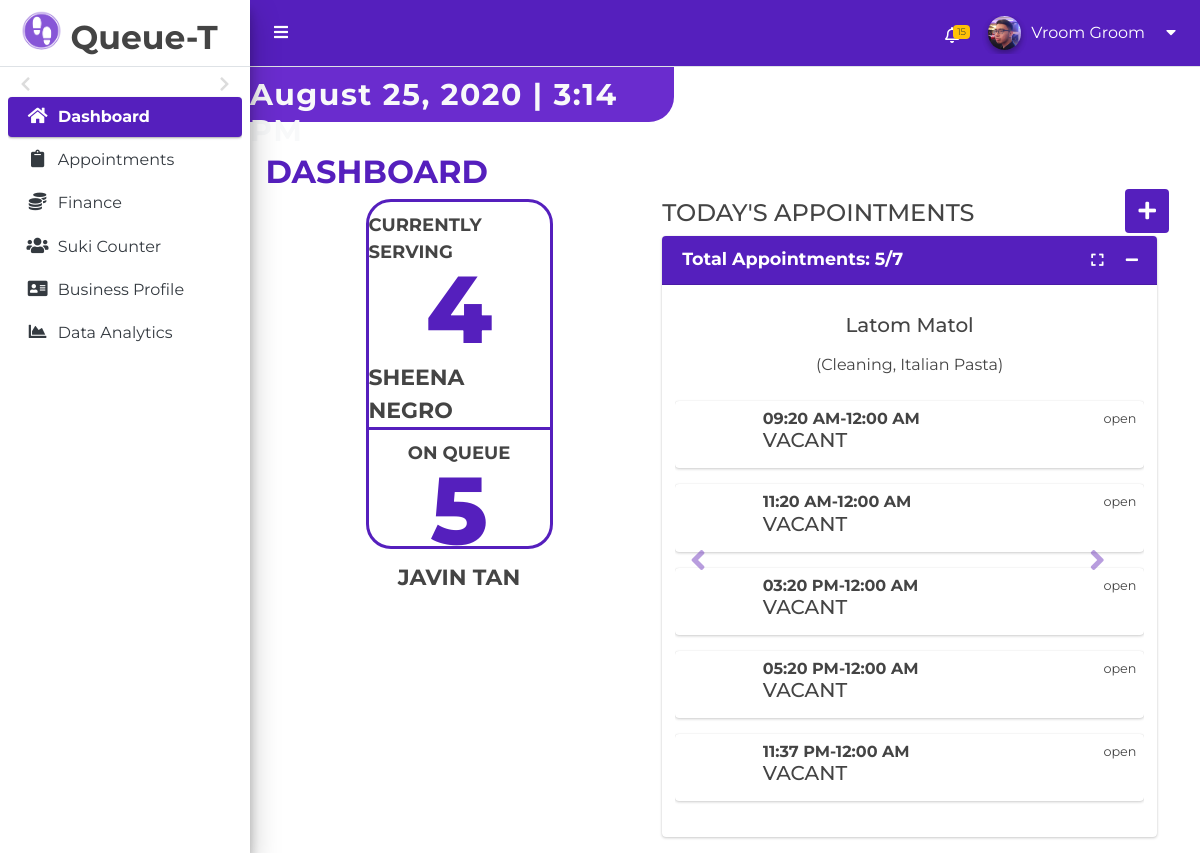
The page /Web/php/dashboard.php (signed in) on the database its author committed.
### tables this page shows
CREATE TABLE BUSINESS(
	businessID INT PRIMARY KEY AUTO_INCREMENT,
    businessName VARCHAR(50) UNIQUE NOT NULL,
    userID INT,
	FOREIGN KEY (userID) REFERENCES USER(userID) 
		ON DELETE SET NULL 
		ON UPDATE SET NULL,
	businessHoursID INT,
    FOREIGN KEY (businessHoursID) REFERENCES BUSINESS_HOURS (businessHoursID) 
		ON DELETE SET NULL 
        ON UPDATE CASCADE,
	businessCategoryID INT,
    FOREIGN KEY (businessCategoryID) REFERENCES BUSINESS_CATEGORY(businessCategoryID)
		ON DELETE SET NULL 
		ON UPDATE CASCADE,
	serviceCategoryID INT,
    FOREIGN KEY (serviceCategoryID) REFERENCES SERVICE_CATEGORY(serviceCategoryID)
		ON DELETE SET NULL 
		ON UPDATE CASCADE,
	address VARCHAR(50) NOT NULL,
    email VARCHAR(50) NOT NULL,
	contactNum VARCHAR(15) NOT NULL,
    description VARCHAR(255),
    createdAt TIMESTAMP NOT NULL,
    updatedAt TIMESTAMP NOT NULL
);

CREATE TABLE WORKER(
	workerID INT PRIMARY KEY AUTO_INCREMENT,
	firstName VARCHAR(50),
	lastName VARCHAR(50),

	createdAt TIMESTAMP NOT NULL,
	updatedAt TIMESTAMP NOT NULL
);

CREATE TABLE SCHEDULE(
	scheduleID INT PRIMARY KEY AUTO_INCREMENT,
    workerID INT,
	FOREIGN KEY (workerID) REFERENCES WORKER (workerID)
		ON DELETE SET NULL ON UPDATE CASCADE,
	date DATE,
	timeStart TIME,
	timeEnd TIME,

	isOpen BOOL,  
	createdAt TIMESTAMP NOT NULL,
	updatedAt TIMESTAMP NOT NULL
);

### Web/php/dashboard.php (the view, shortened to what this page needs)
<?php
require_once "pdo-conn.php";
$businessID = $_SESSION["businessID"];
?>
<!DOCTYPE html>
<html lang="en">
<head>
  <link rel="stylesheet" href="..\plugins\fontawesome-free\css\all.min.css">
  <link rel="stylesheet" href="..\css\adminlte.min.css">
  <link rel="stylesheet" href="..\css\qt-web.css">
  <link rel="stylesheet" href="..\css\qt-web3.css">
</head>
<body class="hold-transition sidebar-mini layout-fixed layout-navbar-fixed" style="height:auto;">
  <div class="wrapper">
    <?php include("layout/navbar.php"); ?>
    <aside class="main-sidebar sidebar-light-primary elevation-4">
      <a href="#" class="brand-link pb-1">
        <img src="..\resources\Q-t-logo.png" alt="AdminLTE Logo" class="brand-image img-circle" style="opacity: .8">
        <span class="brand-text font-weight-light font-weight-bold">Queue-T</span>
      </a>
      <div class="sidebar">
        <nav class="mt-2">
          <ul class="nav nav-pills nav-sidebar flex-column" data-widget="treeview" role="menu" data-accordion="false">
            <li class="nav-item mt-2" id="calendar-treeview">
              <div class="calendar  calendar-first" id="calendar_first">
                <div class="calendar_header">
                  <button class="switch-month switch-left"> <i class="fa fa-chevron-left"></i></button>
                  <button class="switch-month switch-right"> <i class="fa fa-chevron-right"></i></button>
                </div>
              </div>
            </li>
            <li class="nav-item">
              <a href="#" class="nav-link active">
                <i class="nav-icon fas fa fa-home"></i>
                <p>
                  Dashboard
                </p>
              </a>
            </li>
            <li class="nav-item">
              <a href="appointment.php" class="nav-link">
                <i class="nav-icon fas fa-clipboard"></i>
                <p>
                  Appointments
                </p>
              </a>
            </li>
            <li class="nav-item">
              <a href="finance.php" class="nav-link">
                <i class="nav-icon fas fa-coins"></i>
                <p>
                  Finance
                </p>
              </a>
            </li>
            <li class="nav-item">
              <a href="suki-counter.php" class="nav-link">
                <i class="nav-icon fas fa-users"></i>
                <p>
                  Suki Counter
                </p>
              </a>
            </li>
            <li class="nav-item">
              <a href="business-profiling.php" class="nav-link">
                <i class="nav-icon fas fa-address-card"></i>
                <p>
                  Business Profile
                </p>
              </a>
            </li>
            <li class="nav-item">
              <a href="data-analytics.php" class="nav-link">
                <i class="nav-icon fas fa-chart-area"></i>
                <p>
                  Data Analytics
                </p>
              </a>
            </li>
          </ul>
        </nav>
      </div>
    </aside>
    <div class="content-wrapper">
      <div class="content-header pl-0">
        <div class="container-fluid">
          <div class="row mb-2">
            <div class="col-sm-x3 ml-0 pl-0 background-design">
              <h1 class="m-0 text-light font-weight-bold d-flex justify-content-center" id="dashboardDateView"></h1>
            </div>
          </div>
        </div>
      </div>
      <section class="content mt-2">
        <div class="container-fluid">
          <div class="row ml-5">
            <h2 class="uppercase font-weight-bold">Dashboard</h2>
          </div>
          <div class="row">
            <section class="col-lg-5 connectedSortable d-flex justify-content-cente">
              <div class="container margin border-violet real-time-queue">
                <div class="row d-flex justify-content-center font-weight-bold hover-design-effect">
                  <div class="container uppercase hover-design-effect" data-toggle="modal" data-target="#myCurrentServing">
                    <div class="row d-flex justify-content-center font-weight-bold queue-view-header" id="servingStatus1">
                      CURRENTLY SERVING
                    </div>
                    <div class="row d-flex justify-content-center queue-view-number" id="countdown">
                      4
                    </div>
                    <div class="row d-flex justify-content-center font-weight-bold queue-view-name" id="empty">
                      Sheena Negro
                    </div>
                  </div>
                </div>
                <div class="row d-flex justify-content-center bottom-border"></div>
                <div class="row d-flex justify-content-center font-weight-bold" data-toggle="modal" data-target="#myOnQueue">
                  <div class="container uppercase">
                    <div class="row d-flex justify-content-center font-weight-bold queue-view-header">
                      ON QUEUE
                    </div>
                    <div class="row d-flex justify-content-center queue-view-number">
                      5
                    </div>
                    <div class="row d-flex justify-content-center font-weight-bold queue-view-name">
                      Javin Tan
                    </div>
                  </div>
                </div>
              </div>
            </section>
            <section class="col-lg-7 connectedSortable">
              <div class="container mb-2">
                <div class="row mr-2">
                  <div class="col">
                    <h4 class="uppercase">Today's Appointments</h4>
                  </div>
                  <div class="col-sm-x3">
                    <button class="btn btn-add" data-toggle="modal" data-target="#addPhysicalQueue">
                      <i class="fa fa-plus"></i>
                    </button>
                                  <?php
                                  $statement = $pdo->query("SELECT DISTINCT concat(WORKER.firstName, ' ', WORKER.lastName) AS \"workerName\", WORKER.workerID FROM BUSINESS
                                    INNER JOIN SERVICES_OFFERED
                                    ON BUSINESS.businessID = SERVICES_OFFERED.businessID AND BUSINESS.businessID = $businessID #change this
                                      INNER JOIN EMPLOYEE
                                      ON EMPLOYEE.serviceOfferedID = SERVICES_OFFERED.serviceOfferedID
                                        INNER JOIN WORKER
                                        ON EMPLOYEE.workerID = WORKER.workerID;");
                                  $workers = $statement->fetchAll();
                                  ?>
                  </div>
                </div>
                <div class="card">
                  <div class="card-header">
                    <h5 class="card-title font-weight-bold">Total Appointments: 5/7</h5>
                    <div class="card-tools">
                      <a href="appointment.php">
                        <button type="button" class="btn btn-tool">
                          <i class="fas fa-expand"></i>
                        </button>
                      </a>
                      <button type="button" class="btn btn-tool" data-card-widget="collapse">
                        <i class="fas fa-minus"></i>
                      </button>
                    </div>
                  </div>
                  <div class="card-body overflow-auto">
                    <div id="employee" class="row carousel slide pics-size" data-ride="carousel" data-interval="false">
                      <div class="carousel-inner">
                        <?php
                        $first = true;
                        $counter = array();
                        $employess = $pdo->query("SELECT DISTINCT concat(WORKER.firstName, ' ', WORKER.lastName) AS 'workerName', WORKER.workerID FROM BUSINESS
                          INNER JOIN SERVICES_OFFERED
                          ON BUSINESS.businessID = SERVICES_OFFERED.businessID AND BUSINESS.businessID = $businessID
                            INNER JOIN EMPLOYEE
                            ON EMPLOYEE.serviceOfferedID = SERVICES_OFFERED.serviceOfferedID
                              INNER JOIN WORKER
                              ON EMPLOYEE.workerID = WORKER.workerID;")->fetchAll();
                        foreach ($employess as $carousel) {
                          $counter += array($carousel["workerName"] => 1);
                          echo '<div class="carousel-item' . ($first ? ' active' : '') . '">';
                          $first = false;
                          echo '  <div class="row justify-content-center mt-2">';
                          echo '    <h5>' . $carousel["workerName"] . '</h5>';
                          echo '  </div>';
                          $empServices = $pdo->query("SELECT concat(WORKER.firstName, ' ', WORKER.lastName) AS \"workerName\", EMPLOYEE.employeeID, serviceName FROM WORKER
                            INNER JOIN EMPLOYEE
                            ON EMPLOYEE.workerID = WORKER.workerID AND WORKER.workerID = " . $carousel["workerID"] .
                            " INNER JOIN SERVICES_OFFERED
                              ON EMPLOYEE.serviceOfferedID = SERVICES_OFFERED.serviceOfferedID AND SERVICES_OFFERED.businessID = $businessID
                                INNER JOIN SERVICE
                                ON SERVICES_OFFERED.serviceID = SERVICE.serviceID;")->fetchAll();
                          echo '  <div class="row justify-content-center mt-2">(';
                          $len = count($empServices);
                          $i = 1;
                          foreach ($empServices as $service) {
                            echo $service["serviceName"];
                            if ($i != $len) echo ", ";
                            $i++;
                          }
                          echo ")";
                          echo '  </div><br>';
                          $schedules = $pdo->query("SELECT scheduleID, CONCAT(time_format(timeStart, '%h:%i') , ' ', IF(TIME(timeStart) >= '12:00:00', 'PM', 'AM')) as 'timeStartFormatted',
                              CONCAT(time_format(timeEnd, '%h:%i') , ' ', IF(TIME(timeEnd) >= '12:00:00', 'PM', 'AM')) as timeEnd, isOpen, WORKER.workerID, concat(WORKER.firstName, ' ', WORKER.lastName) AS 'workerName' FROM SCHEDULE
                                INNER JOIN WORKER
                                ON SCHEDULE.workerID = WORKER.workerID AND WORKER.workerID = " . $carousel["workerID"] .
                            " INNER JOIN EMPLOYEE
                                  ON WORKER.workerID = EMPLOYEE.workerID
                                    INNER JOIN SERVICES_OFFERED
                                    ON SERVICES_OFFERED.businessID = $businessID
                                      GROUP BY timeStart ORDER BY timeStart ASC;")->fetchAll();
                          foreach ($schedules as $schedule) {
                            echo '<div class="info-box ' . ($schedule["isOpen"] ? '' : 'bg-done') . ' hover-effect" data-toggle="modal" data-target="#addPhysicalQueue">';
                            echo '  <span class="info-box-icon hover-effect">' . ($schedule["isOpen"] ? "" : $counter[$schedule["workerName"]]++) . '</span>';
                            echo '   <div class="info-box-content hover-effect">';
                            echo '    <span class="info-box-text font-weight-bold">' . $schedule["timeStartFormatted"] . '-' . $schedule["timeEnd"] . '</span>';
                            echo ($schedule["isOpen"] ? '<h5 class="uppercase">' . 'Vacant' . '</h5>' : '<span class="progress-description">' . $personAppoint["name"] . '</span>');
                            echo '   </div>';
                            echo '   <span class="info-box-text small">' . ($schedule["isOpen"] ? 'open' : 'closed') . '</span>';
                            echo '</div>';
                          }
                          echo '</div>';
                        }
                        ?>
                      </div>
                      <a class="carousel-control carousel-control-prev" href="#employee" data-slide="prev">
                        <button type="button" class="btn btn-arrow hover-effect">
                          <i class="mr-4 fas fa-angle-left fa-2x"></i>
                        </button>
                      </a>
                      <a class="carousel-control carousel-control-next" href="#employee" data-slide="next">
                        <button type="button" class="btn btn-arrow hover-effect">
                          <i class="mr-4 fas fa-angle-right fa-2x"></i>
                        </button>
                      </a>
                    </div>
                  </div>
                </div>
            </section>
          </div>
        </div>
      </section>
    </div>
  </div>
</body>
</html>

### Web/php/layout/navbar.php (shortened to what this page needs)
<?php
  require_once "pdo-conn.php";
  $statement = $pdo->query("SELECT businessName from BUSINESS WHERE businessID = " . $_SESSION["businessID"] . ";");
  $businessName = $statement->fetch()["businessName"];
?>
  <nav class="main-header navbar navbar-expand navbar-violet">
    <ul class="navbar-nav" onclick="calendarHide()">
      <li class="nav-item">
        <a class="nav-link" data-widget="pushmenu" href="#" role="button"><i class="fas fa-bars"></i></a>
      </li>
    </ul>
    <ul class="navbar-nav ml-auto">
        <li class="nav-item dropdown mt-2 d-flex">
          <a class="nav-link" data-toggle="dropdown" href="#" aria-expanded="true">
            <i class="far fa-bell"></i>
            <span class="badge badge-warning navbar-badge">15</span>
          </a>
      </li>
      <li class="nav-item dropdown">
        <div class="user-panel mt-2 pb-1 mb-1 d-flex">
          <div class="image">
            <img src="..\resources\jav-pic.jpg" class="img-circle elevation-2" alt="User Image">
          </div>
          <div class="info">
          <a href="#" class="d-block"><?php echo $businessName;?></a>
          </div>
        </div>
        <li class="nav-item dropdown">
          <a class="nav-link" data-toggle="dropdown" href="#">
            <i class="fas fa-caret-down mt-2"></i>
          </a>
        </li>
      </li>
    </ul>
  </nav>

### rows shown on the page
business: businessName "Vroom Groom"
worker: workerName "Latom Matol", serviceName "Cleaning", serviceName "Italian Pasta"
schedule: timeStartFormatted "09:20 AM", timeEnd "12:00 AM", isOpen "VACANT"
schedule: timeStartFormatted "11:20 AM", timeEnd "12:00 AM", isOpen "VACANT"
schedule: timeStartFormatted "03:20 PM", timeEnd "12:00 AM", isOpen "VACANT"
schedule: timeStartFormatted "05:20 PM", timeEnd "12:00 AM", isOpen "VACANT"
schedule: timeStartFormatted "11:37 PM", timeEnd "12:00 AM", isOpen "VACANT"
